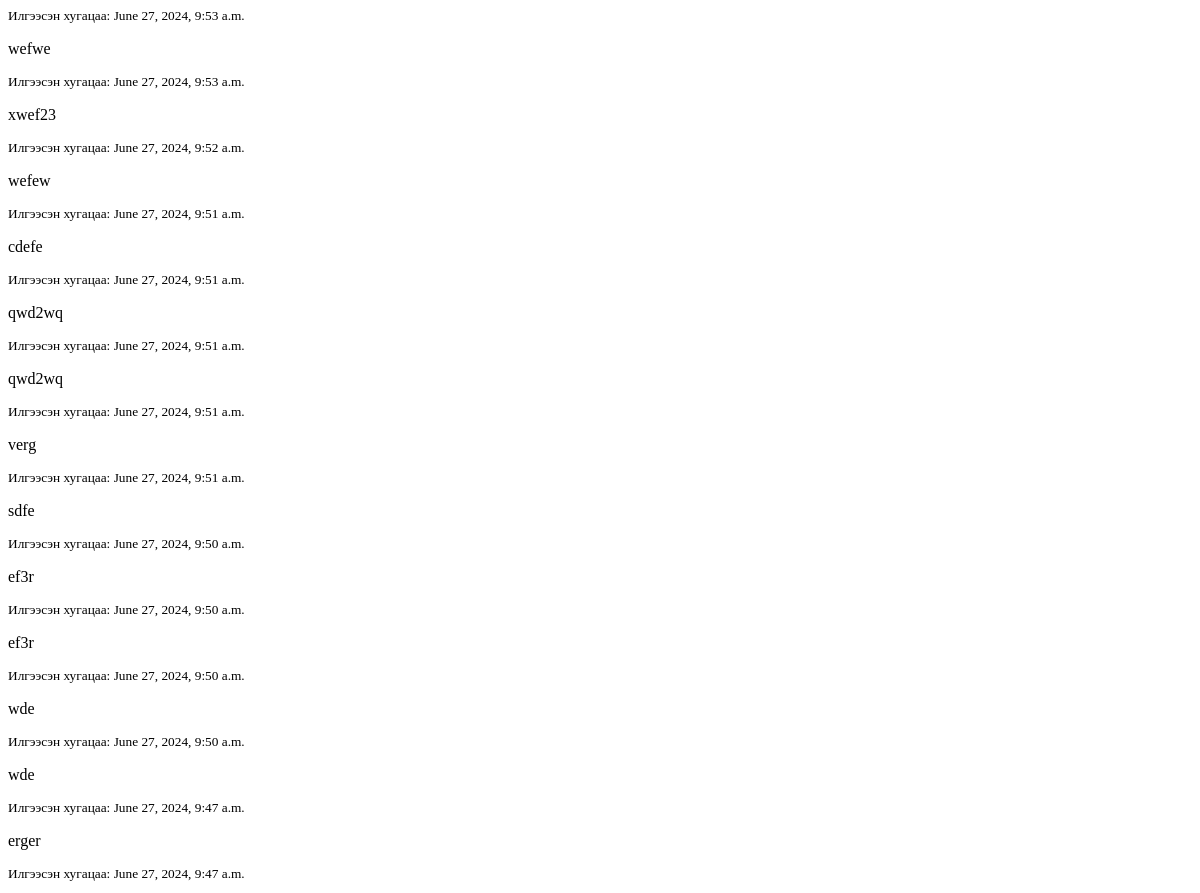
Page /comments/ (upper part) on the earlier database version.
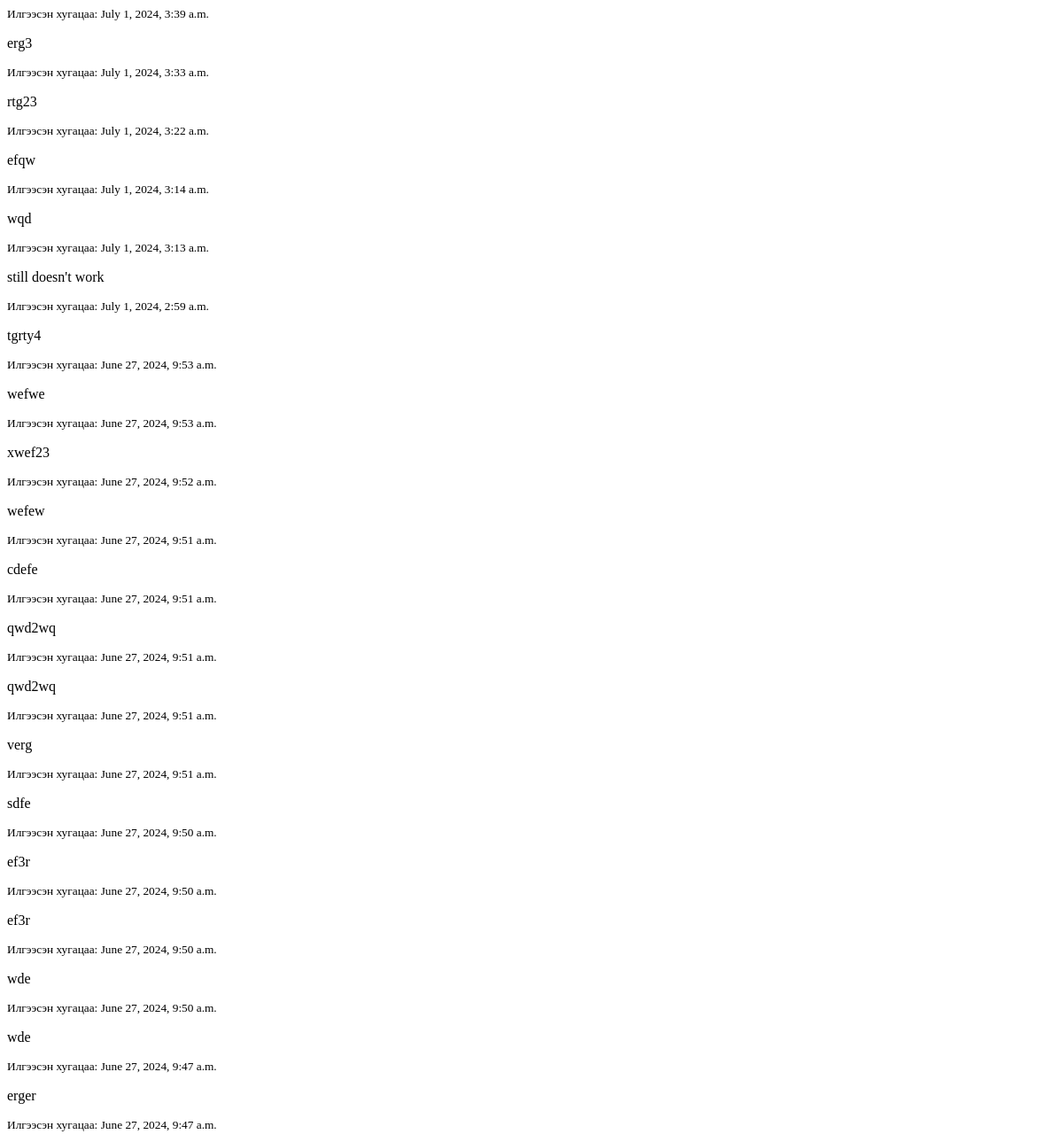
Same page on the later database version.
### members/models.py (models this page shows, shortened)
class Comment(models.Model):
    text = models.TextField()
    created_date = models.DateTimeField(default=timezone.now)

### members/views.py (the view)
# urls.py: path("", views.show_comment, name="comments"),
def show_comment(request):
    comments = Comment.objects.all().order_by("-created_date")
    context = {"comments": comments}
    return render(request, "comments.html", context)

### members/templates/comments.html
<div id="commentList">
    {% for comment in comments %}
        <div class="comment">
            <small>Илгээсэн хугацаа: {{ comment.created_date }}</small>
            <p>{{ comment.text }}</p>
        </div>
    {% empty %}
        <p>No comments yet.</p>
    {% endfor %}
</div>

Differences in the rows shown:
added Comment: created_date "July 1, 2024, 3:39 a.m.", text "erg3"
added Comment: created_date "July 1, 2024, 3:33 a.m.", text "rtg23"
added Comment: created_date "July 1, 2024, 3:22 a.m.", text "efqw"
added Comment: created_date "July 1, 2024, 3:14 a.m.", text "wqd"
added Comment: created_date "July 1, 2024, 3:13 a.m.", text "still doesn't work"
added Comment: created_date "July 1, 2024, 2:59 a.m.", text "tgrty4"
